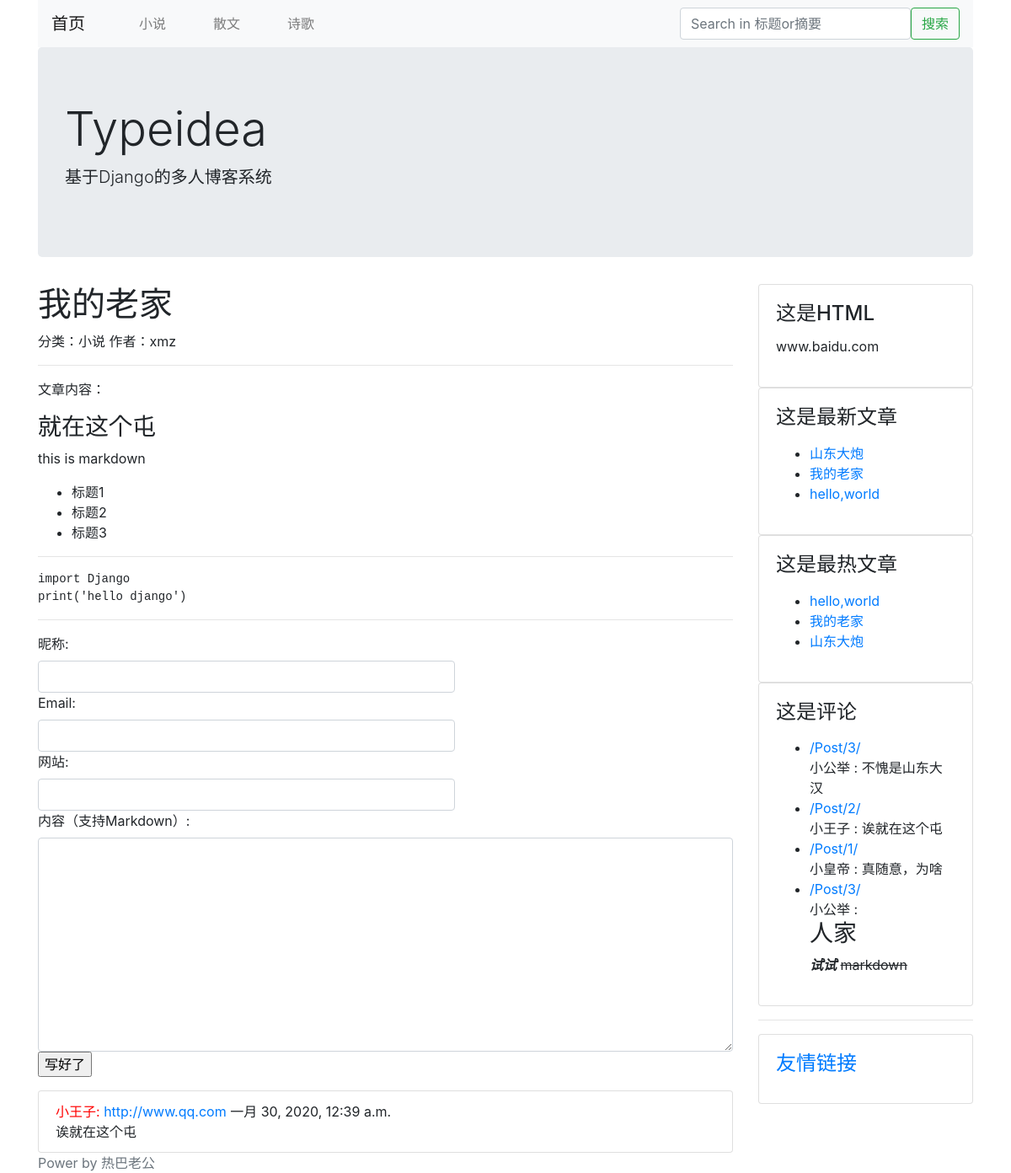
The app's page /post/2/ with its own data.
### blog/models.py (models this page shows, shortened)
class Category(models.Model):
    STATUS_NORMAL = 1
    STATUS_DELETE = 0
    STATUS_ITEMS = (
        (STATUS_NORMAL, '正常'),
        (STATUS_DELETE, '删除'),
    )
    name = models.CharField(max_length=50, verbose_name="名称")
    status = models.PositiveIntegerField(default=STATUS_NORMAL, choices=STATUS_ITEMS, verbose_name="状态")
    is_nav = models.BooleanField(default=False, verbose_name="是否为导航")
    owner = models.ForeignKey(User, verbose_name="作者")
    created_time = models.DateTimeField(auto_now_add=True, verbose_name="创建时间")
    class Meta:
        verbose_name = verbose_name_plural = "分类"
    @classmethod
    def get_navs(cls):
        categories=cls.objects.filter(status=cls.STATUS_NORMAL)
        nav_categories=[]
        normal_categories=[]
        for i in categories:
            if i.is_nav:
                nav_categories.append(i)
            else:
                normal_categories.append(i)
        dict={
            'navs':nav_categories,
            'categories':normal_categories,
        }
        return dict

class Post(models.Model):
    STATUS_NORMAL = 1
    STATUS_DELETE = 0
    STATUS_DRAFT = 2
    STATUS_ITEMS = (
        (STATUS_NORMAL, '正常'),
        (STATUS_DELETE, '删除'),
        (STATUS_DRAFT, '草稿'),
    )
    title = models.CharField(max_length=255, verbose_name="标题")
    desc = models.CharField(max_length=1024, blank=True, verbose_name="摘要", help_text="可以为空")
    content = models.TextField(verbose_name="正文", help_text="正文必须为MarkDown格式")
    content_html=models.TextField(verbose_name='正文HTML代码',blank=True,editable=False)
    status = models.PositiveIntegerField(default=STATUS_NORMAL, choices=STATUS_ITEMS, verbose_name="状态")
    category = models.ForeignKey(Category, verbose_name="分类")
    tag = models.ManyToManyField(Tag, verbose_name="标签")
    owner = models.ForeignKey(User, verbose_name="作者")
    created_time = models.DateTimeField(auto_now_add=True, verbose_name="创建时间")
    pv=models.PositiveIntegerField(default=1)
    uv=models.PositiveIntegerField(default=1)
    class Meta:
        verbose_name = verbose_name_plural = "文章"
        ordering = ['-id']  # 根据id降序排列
    @classmethod
    def latest_posts(cls):
        queryset=cls.objects.filter(status=cls.STATUS_NORMAL)
        return queryset
    @classmethod
    def hot_posts(cls):
        return cls.objects.filter(status=Post.STATUS_NORMAL).order_by('-pv')

### comment/models.py (models this page shows, shortened)
class Comment(models.Model):
    STATUS_NORMAL = 1
    STATUS_DELETE = 0
    STATUS_ITEMS = (
        (STATUS_NORMAL, '正常'),
        (STATUS_DELETE, '删除'),
    )
    target = models.CharField(max_length=100, verbose_name="评论目标")
    content = models.CharField(max_length=2000, verbose_name="内容")
    nickname = models.CharField(max_length=50, verbose_name="昵称")
    website = models.URLField(verbose_name="网站")
    email = models.EmailField(verbose_name="邮箱")
    status = models.PositiveIntegerField(default=STATUS_NORMAL, choices=STATUS_ITEMS, verbose_name="状态")
    created_time = models.DateTimeField(auto_now_add=True, verbose_name="创建时间")
    class Meta:
        verbose_name = verbose_name_plural = "评论"
    @classmethod
    def get_by_target(cls,target):
        return cls.objects.filter(target=target,status=cls.STATUS_NORMAL)

### config/models.py (models this page shows, shortened)
class SideBar(models.Model):
    STATUS_SHOW = 1
    STATUS_HIDE = 0
    STATUS_ITEMS = (
        (STATUS_SHOW, "展示"),
        (STATUS_HIDE, "隐藏"),
    )
    DISPLAY_HTML = 1
    DISPLAY_LATEST = 2
    DISPLAY_HOT = 3
    DISPLAY_COMMENT = 4
    SIDE_TYPE = (
        (DISPLAY_HTML, "HTML"),
        (DISPLAY_LATEST, "最新文章"),
        (DISPLAY_HOT, "最热文章"),
        (DISPLAY_COMMENT, "最近评论"),
    )
    title = models.CharField(max_length=50, verbose_name="标题")
    display_type = models.PositiveIntegerField(default=1, choices=SIDE_TYPE, verbose_name="展示类型")
    content = models.CharField(max_length=500, blank=True, verbose_name="内容", help_text="如果设置的不是HTML类型，可为空")
    status = models.PositiveIntegerField(default=STATUS_SHOW, choices=STATUS_ITEMS, verbose_name="状态")
    owner = models.ForeignKey(User, verbose_name="作者")
    created_time = models.DateTimeField(auto_now_add=True, verbose_name="创建时间")
    class Meta:
        verbose_name = verbose_name_plural = "侧边栏"
    @classmethod
    def get_all(cls):
        return cls.objects.filter(status=SideBar.STATUS_SHOW)
    @property
    def content_html(self):
        from blog.models import Post
        from comment.models import Comment
        result = ''
        if self.display_type == self.DISPLAY_HTML:
            result = self.content
        elif self.display_type == self.DISPLAY_LATEST:
            context = {
                'posts': Post.latest_posts(),
            }
            result = render_to_string('config/blocks/sidebar_posts.html', context=context)
        elif self.display_type == self.DISPLAY_HOT:
            context = {
                'posts': Post.hot_posts(),
            }
            result = render_to_string('config/blocks/sidebar_posts.html', context=context)
        elif self.display_type == self.DISPLAY_COMMENT:
            context = {
                'comments': Comment.objects.filter(status=Comment.STATUS_NORMAL)
            }
            result = render_to_string('config/blocks/sidebar_comments.html', context=context)
        return result

### blog/views.py (the view)
# urls.py: url(r'^post/(?P<post_id>\d+)/$', PostDetailView.as_view(),name='post-detail'),
class PostDetailView(CommonViewMixin, DetailView):
    queryset = Post.latest_posts()
    template_name = 'blog/detail.html'
    context_object_name = 'post'
    pk_url_kwarg = 'post_id'

### comment/forms.py (shortened to what this page needs)
class CommentForm(forms.ModelForm):
    nickname = forms.CharField(label='昵称', max_length=50, widget=forms.widgets.Input(
        attrs={'class': 'form-control', 'style': "width: 60%;"}
    ))
    email = forms.CharField(label='Email', max_length=50, widget=forms.widgets.EmailInput(
        attrs={'class': 'form-control', 'style': "width: 60%;"}
    ))
    website = forms.CharField(label='网站', max_length=100, widget=forms.widgets.URLInput(
        attrs={'class': 'form-control', 'style': "width: 60%;"}
    ))
    content = forms.CharField(label='内容（支持Markdown）', max_length=500, widget=forms.widgets.Textarea(
        attrs={'class': 'form-control', 'row': 6, 'col': 60}
    ))
    class Meta:
        model = Comment
        fields = ['nickname', 'email', 'website', 'content']

### blog/views.py (called while the page is built)
    def get_context_data(self, **kwargs):
        context = super().get_context_data(**kwargs)
        context.update({
            'sidebars': SideBar.get_all(),
            'God':'热巴老公',
        })
        context.update(Category.get_navs())
        return context

### comment/templatetags/comment_block.py (called while the page is built)
@register.inclusion_tag('comment/block.html')
def comment_block(target):
    return {
        'target': target,
        'comment_form': CommentForm(),
        'comment_list': Comment.get_by_target(target),
    }

### typeidea/thems/bootstrap/templates/blog/detail.html (shortened to what this page needs)
{% extends "./base.html" %}
{% load comment_block %}
{% block extra_head %}
<link rel="stylesheet"
      href="https://cdn.bootcss.com/highlight.js/9.12.0/styles/googlecode.min.css">
{% endblock %}
{% block main %}
    {% if post %}
    <h1>{{ post.title }}</h1>
    <div>
        <span>分类：{{ post.category.name }}</span>
        <span>作者：{{ post.owner.username }}</span>
    </div>
    <hr/>
    <p>
        文章内容：
        <br/>
        {% autoescape off %}
        {{ post.content_html }}
        {% endautoescape %}
    </p>
    {% endif %}
{% comment_block request.path %}
{% endblock %}

### typeidea/thems/bootstrap/templates/blog/base.html (shortened to what this page needs)
<!DOCTYPE HTML>
<html lang="en">
    <head>
        <link rel="stylesheet" href="https://cdn.bootcss.com/bootstrap/4.0.0/css/bootstrap.css">
        {% block extra_head %}
        {% endblock %}
    </head>
<body>
    <div class="container head">
        <nav class="navbar navbar-expand-lg navbar-light bg-light">
            <a class="navbar-brand" href="/">首页</a>
            <div class="collapse navbar-collapse" id="navbarSupportedContent">
                <ul class="navbar-nav mr-auto">
                    {% for cate in navs %}
                    <ul class="nav-item">
                        <a class="nav-link" href="{% url 'category-list' cate.id %}">{{ cate.name }}</a>
                    </ul>
                    {% endfor %}
                </ul>
                <form class="form-inline " action="/search/" method="GET">
                    <input class="form-control " type="search" name="keyword" placeholder="Search in 标题or摘要" aria-label="Search" value="{{ keyword }}">
                    <button class="btn btn-outline-success" type="submit">搜索</button>
                </form>
            </div>
        </nav>
        <div class="jumbotron">
            <h1 class="display-4">Typeidea</h1>
            <p class="lead">基于Django的多人博客系统</p>
        </div>
    </div>
    <div class="container main">
        <div class="row">
            <div class="col-9 post-list">
                {% block main %}
                {% endblock %}
            </div>
            <div class="col-3">
                {% block sidebar %}
                    {% for sidebar in sidebars %}
                    <div class="card sidebar">
                        <div class="card-body">
                            <h4 class="card-title">{{ sidebar.title }}</h4>
                            <p>
                                {{ sidebar.content_html }}
                            </p>
                        </div>
                    </div>
                    {% endfor %}
                {% endblock %}
                <hr/>
                <div class="card sidebar">
                    <div class="card-body">
                        <h4 class="card-title"><a href="{% url 'link-list'  %}">友情链接</a></h4>
                    </div>
                </div>
            </div>
        </div>
    </div>
<footer class="footer">
    {% block footer %}
    <div class="container power">
        <span class="text-muted" >Power by {{ God }}</span>
    </div>
    {% endblock %}
</footer>
</body>
</html>

### typeidea/thems/bootstrap/templates/comment/block.html (shortened to what this page needs)
<hr/>
<div class="comment">
    <form class="form-group" action="/comment/" method="POST">
        {{ comment_form }}
        <input type="submit" value="写好了"/>
    </form>
    <ul class="list-group">
        {% for comment in comment_list %}
        <li class="list-group-item">
            <div class="nickname">
                <span style="color:red;">{{ comment.nickname }}: </span><a href="{{ comment.website }}">{{ comment.website }}</a>
                <span>{{ comment.created_time }}</span>
            </div>
            <div class="comment-content">
                {% autoescape off %}
                {{ comment.content }}
                {% endautoescape %}
            </div>
        </li>
        {% endfor %}
    </ul>
</div>

### typeidea/thems/bootstrap/templates/config/blocks/sidebar_posts.html (shortened to what this page needs)
<!DOCTYPE html>
<html lang="en">
<head>
</head>
<body>
<ul>
    {% for post in posts %}
    <li>
        <a href="{% url 'post-detail' post.id %}">{{ post.title }}</a>
    </li>
    {% endfor %}
</ul>
</body>
</html>

### typeidea/thems/bootstrap/templates/config/blocks/sidebar_comments.html (shortened to what this page needs)
<!DOCTYPE html>
<html lang="en">
<head>
</head>
<body>
<ul>
    {% for comment in comments %}
    <li>
        <a href="{{ comment.target }}">{{ comment.target.title }}</a>
        <br/>
        {% autoescape off %}
        {{ comment.nickname }} : {{ comment.content }}
        {% endautoescape %}
    </li>
    {% endfor %}
</ul>
</body>
</html>

### records on screen
Category: name "小说"
Category: name "散文"
Category: name "诗歌"
Post: title "我的老家", category.name "小说", owner.username "xmz", content_html "就在这个屯 this is markdown 标题1 标题2 标题3 import Django print('hello django')"
Comment: nickname "小王子", website "http://www.qq.com", created_time "一月 30, 2020, 12:39 a.m.", content "诶就在这个屯", target "/Post/2/"
SideBar: title "这是HTML", content_html "www.baidu.com"
SideBar: title "这是最新文章"
Post: title "山东大炮"
Post: title "hello,world"
SideBar: title "这是最热文章"
SideBar: title "这是评论"
Comment: target "/Post/3/", nickname "小公举", content "不愧是山东大汉"
Comment: target "/Post/1/", nickname "小皇帝", content "真随意，为啥"
Comment: target "/Post/3/", nickname "小公举", content "人家 试试 markdown"

### other values on screen
{{ God }} "热巴老公"
